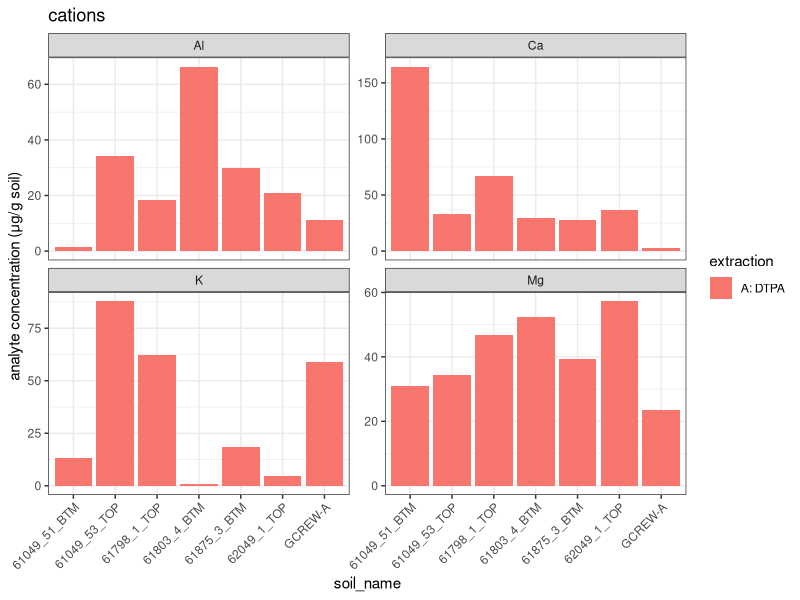
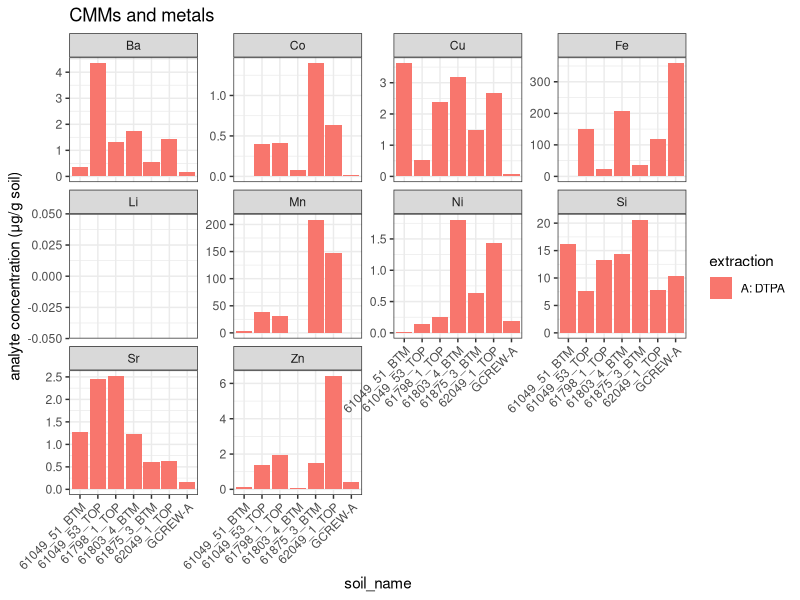
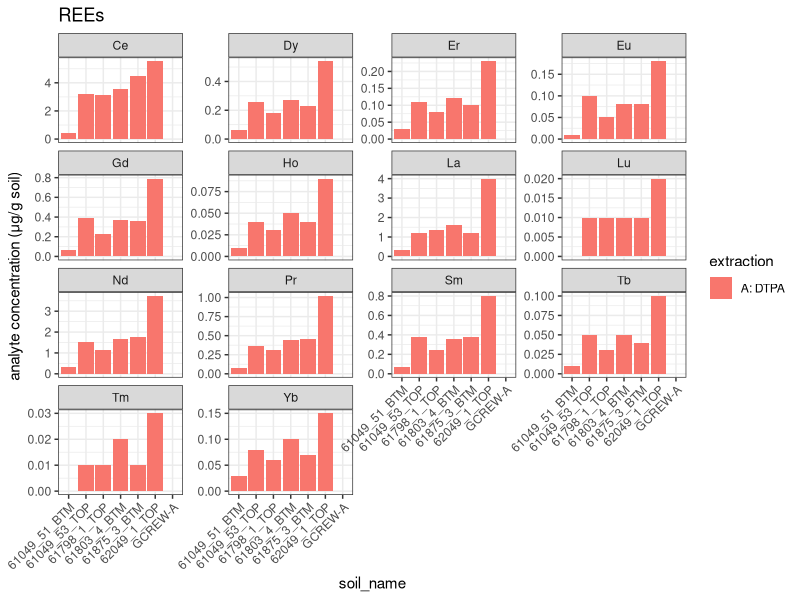
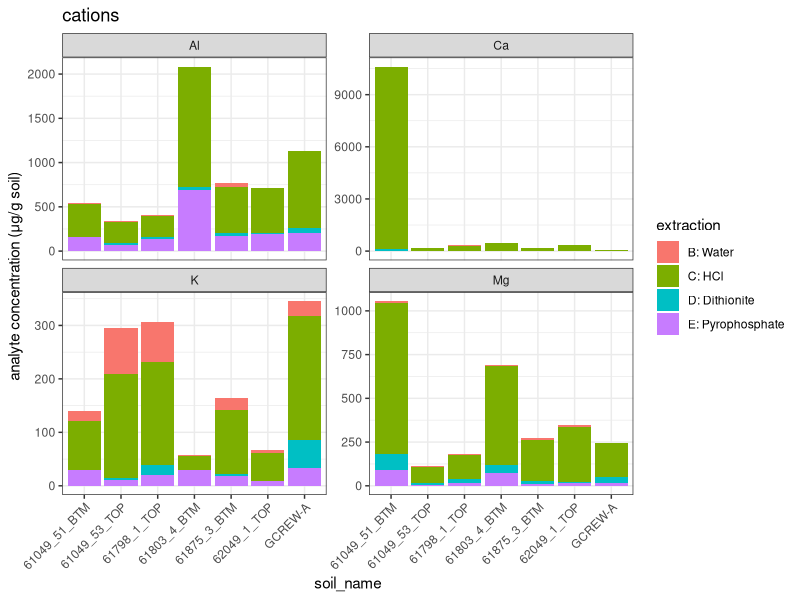
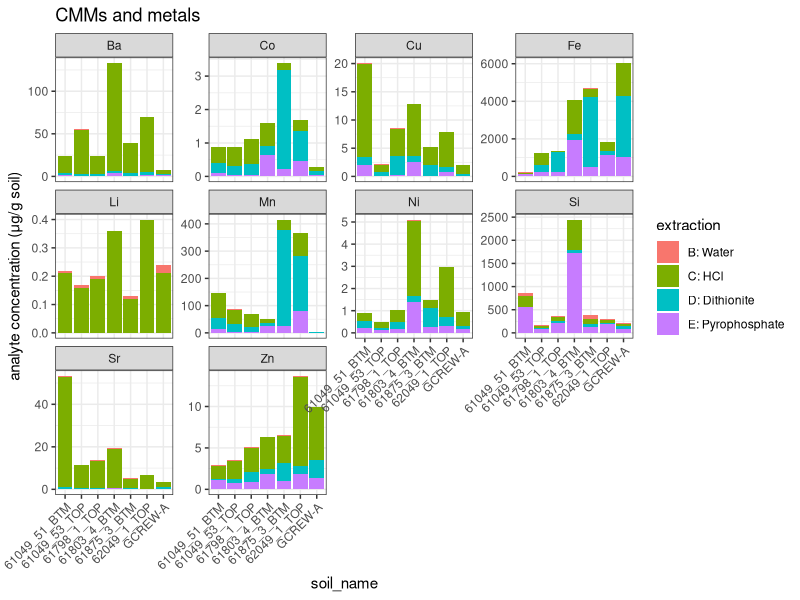
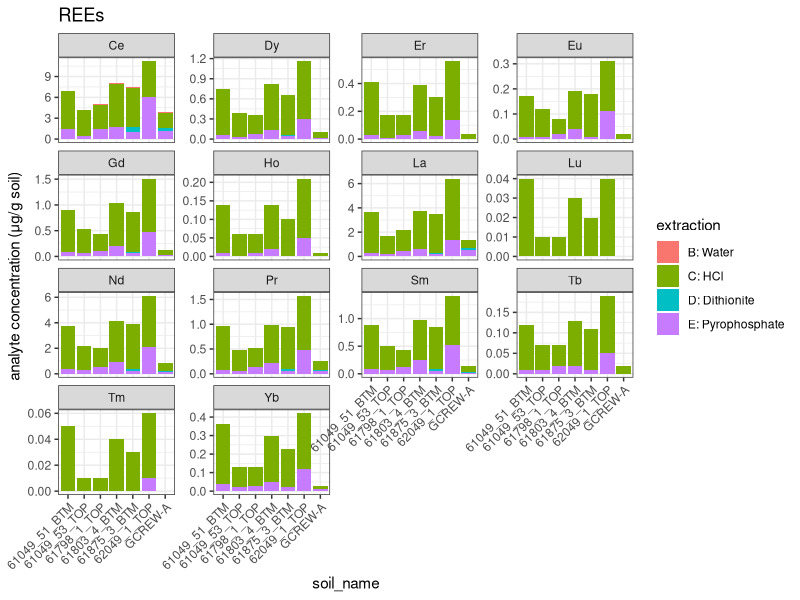
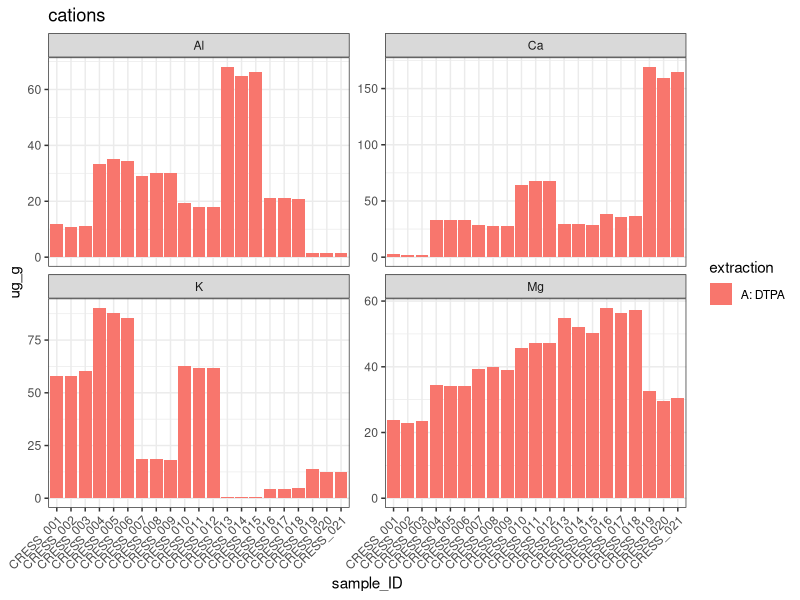
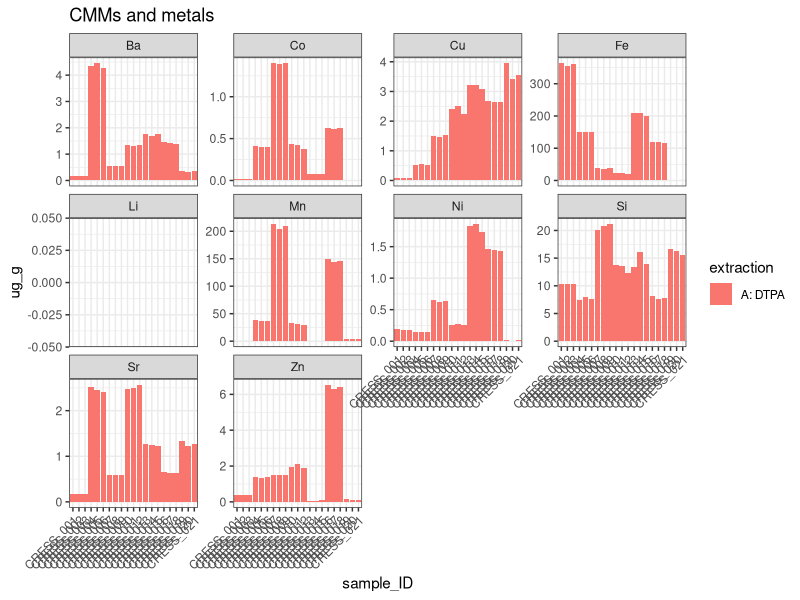

Recreate these plots in R, in order.
## ---- chunk 1
knitr::opts_chunk$set(echo = FALSE,
                      message = FALSE,
                      warning = FALSE)
## ---- chunk 2

library(tidyverse)
theme_set(theme_bw())
options(scipen = 9999)

## ---- chunk 3

icp_processed = read.csv("1-data/data_processed/ICP_processed.csv")

icp_summary = 
  icp_processed %>% 
  group_by(soil_name, extraction, group, analyte) %>% 
  dplyr::summarise(ugg = mean(ug_g),
                   ugg_se = sd(ug_g)/sqrt(n()),
                   mgg = ugg/1000) %>% 
  mutate(across(where(is.numeric), round, 2))

## ---- chunk 4

icp_summary %>% 
  filter(extraction == "A: DTPA" & 
           group == "cations") %>% 
  ggplot(aes(x = soil_name, y = ugg, fill = extraction))+
  geom_bar(stat = "identity")+
  labs(title = "cations",
       y = "analyte concentration (μg/g soil)")+
  facet_wrap(~analyte, scales = "free_y")+
  theme(axis.text.x = element_text(angle = 45, hjust = 1))

icp_summary %>% 
  filter(extraction == "A: DTPA" & 
           group == "CMMs and metals") %>% 
  ggplot(aes(x = soil_name, y = ugg, fill = extraction))+
  geom_bar(stat = "identity")+
  labs(title = "CMMs and metals",
              y = "analyte concentration (μg/g soil)")+
  facet_wrap(~analyte, scales = "free_y")+
  theme(axis.text.x = element_text(angle = 45, hjust = 1))

icp_summary %>% 
  filter(extraction == "A: DTPA" & 
           group == "REEs") %>% 
  ggplot(aes(x = soil_name, y = ugg, fill = extraction))+
  geom_bar(stat = "identity")+
  labs(title = "REEs",
              y = "analyte concentration (μg/g soil)")+
  facet_wrap(~analyte, scales = "free_y")+
  theme(axis.text.x = element_text(angle = 45, hjust = 1))


## ---- chunk 5
icp_summary %>% 
  filter(extraction != "A: DTPA" & 
           group == "cations") %>% 
  ggplot(aes(x = soil_name, y = ugg, fill = extraction))+
  geom_bar(stat = "identity")+
  labs(title = "cations",
              y = "analyte concentration (μg/g soil)")+
  facet_wrap(~analyte, scales = "free_y")+
  theme(axis.text.x = element_text(angle = 45, hjust = 1))

icp_summary %>% 
  filter(extraction != "A: DTPA" & 
           group == "CMMs and metals") %>% 
  ggplot(aes(x = soil_name, y = ugg, fill = extraction))+
  geom_bar(stat = "identity")+
  labs(title = "CMMs and metals",
       y = "analyte concentration (μg/g soil)")+
  facet_wrap(~analyte, scales = "free_y")+
  theme(axis.text.x = element_text(angle = 45, hjust = 1))

icp_summary %>% 
  filter(extraction != "A: DTPA" & 
           group == "REEs") %>% 
  ggplot(aes(x = soil_name, y = ugg, fill = extraction))+
  geom_bar(stat = "identity")+
  labs(title = "REEs",
       y = "analyte concentration (μg/g soil)")+
  facet_wrap(~analyte, scales = "free_y")+
  theme(axis.text.x = element_text(angle = 45, hjust = 1))

## ---- chunk 6

icp_processed %>% 
  filter(extraction == "A: DTPA" & 
           group == "cations") %>% 
  ggplot(aes(x = sample_ID, y = ug_g, fill = extraction))+
  geom_bar(stat = "identity")+
  labs(title = "cations")+
  facet_wrap(~analyte, scales = "free_y")+
  theme(axis.text.x = element_text(angle = 45, hjust = 1))

icp_processed %>% 
  filter(extraction == "A: DTPA" & 
           group == "CMMs and metals") %>% 
  ggplot(aes(x = sample_ID, y = ug_g, fill = extraction))+
  geom_bar(stat = "identity")+
  labs(title = "CMMs and metals")+
  facet_wrap(~analyte, scales = "free_y")+
  theme(axis.text.x = element_text(angle = 45, hjust = 1))

icp_processed %>% 
  filter(extraction == "A: DTPA" & 
           group == "REEs") %>% 
  ggplot(aes(x = sample_ID, y = ug_g, fill = extraction))+
  geom_bar(stat = "identity")+
  labs(title = "REEs")+
  facet_wrap(~analyte, scales = "free_y")+
  theme(axis.text.x = element_text(angle = 45, hjust = 1))


## ---- chunk 7
icp_processed %>% 
  filter(extraction != "A: DTPA" & 
           group == "cations") %>% 
  ggplot(aes(x = sample_ID, y = ug_g, fill = extraction))+
  geom_bar(stat = "identity")+
  labs(title = "cations")+
  facet_wrap(~analyte, scales = "free_y")+
  theme(axis.text.x = element_text(angle = 45, hjust = 1))

icp_processed %>% 
  filter(extraction != "A: DTPA" & 
           group == "CMMs and metals") %>% 
  ggplot(aes(x = sample_ID, y = ug_g, fill = extraction))+
  geom_bar(stat = "identity")+
  labs(title = "CMMs and metals")+
  facet_wrap(~analyte, scales = "free_y")+
  theme(axis.text.x = element_text(angle = 45, hjust = 1))

icp_processed %>% 
  filter(extraction != "A: DTPA" & 
           group == "REEs") %>% 
  ggplot(aes(x = sample_ID, y = ug_g, fill = extraction))+
  geom_bar(stat = "identity")+
  labs(title = "REEs")+
  facet_wrap(~analyte, scales = "free_y")+
  theme(axis.text.x = element_text(angle = 45, hjust = 1))

## ---- chunk 8

icp_processed = read.csv("1-data/data_processed/ICP_processed.csv")

icp_summary = 
  icp_processed %>% 
  group_by(soil_name, extraction, group, analyte) %>% 
  dplyr::summarise(ppb = mean(ppb_blank_corr),
                   ppb_se = sd(ppb_blank_corr)/sqrt(n()),
                   ppm = ppb/1000) %>% 
  mutate(across(where(is.numeric), round, 2))

## ---- chunk 9

icp_summary %>% 
  filter(extraction == "A: DTPA" & 
           group == "cations") %>% 
  ggplot(aes(x = soil_name, y = ppb/1000, fill = extraction))+
  geom_bar(stat = "identity")+
  labs(title = "cations")+
  facet_wrap(~analyte, scales = "free_y")+
  theme(axis.text.x = element_text(angle = 45, hjust = 1))

icp_summary %>% 
  filter(extraction == "A: DTPA" & 
           group == "CMMs and metals") %>% 
  ggplot(aes(x = soil_name, y = ppb/1000, fill = extraction))+
  geom_bar(stat = "identity")+
  labs(title = "CMMs and metals")+
  facet_wrap(~analyte, scales = "free_y")+
  theme(axis.text.x = element_text(angle = 45, hjust = 1))

icp_summary %>% 
  filter(extraction == "A: DTPA" & 
           group == "REEs") %>% 
  ggplot(aes(x = soil_name, y = ppb, fill = extraction))+
  geom_bar(stat = "identity")+
  labs(title = "REEs")+
  facet_wrap(~analyte, scales = "free_y")+
  theme(axis.text.x = element_text(angle = 45, hjust = 1))


## ---- chunk 10
icp_summary %>% 
  filter(extraction != "A: DTPA" & 
           group == "cations") %>% 
  ggplot(aes(x = soil_name, y = ppb/1000, fill = extraction))+
  geom_bar(stat = "identity")+
  labs(title = "cations")+
  facet_wrap(~analyte, scales = "free_y")+
  theme(axis.text.x = element_text(angle = 45, hjust = 1))

icp_summary %>% 
  filter(extraction != "A: DTPA" & 
           group == "CMMs and metals") %>% 
  ggplot(aes(x = soil_name, y = ppb/1000, fill = extraction))+
  geom_bar(stat = "identity")+
  labs(title = "CMMs and metals")+
  facet_wrap(~analyte, scales = "free_y")+
  theme(axis.text.x = element_text(angle = 45, hjust = 1))

icp_summary %>% 
  filter(extraction != "A: DTPA" & 
           group == "REEs") %>% 
  ggplot(aes(x = soil_name, y = ppb, fill = extraction))+
  geom_bar(stat = "identity")+
  labs(title = "REEs")+
  facet_wrap(~analyte, scales = "free_y")+
  theme(axis.text.x = element_text(angle = 45, hjust = 1))

## ---- chunk 11

icp_processed %>% 
  filter(extraction == "A: DTPA" & 
           group == "cations") %>% 
  ggplot(aes(x = sample_ID, y = ppb_blank_corr/1000, fill = extraction))+
  geom_bar(stat = "identity")+
  labs(title = "cations")+
  facet_wrap(~analyte, scales = "free_y")+
  theme(axis.text.x = element_text(angle = 45, hjust = 1))

icp_processed %>% 
  filter(extraction == "A: DTPA" & 
           group == "CMMs and metals") %>% 
  ggplot(aes(x = sample_ID, y = ppb_blank_corr/1000, fill = extraction))+
  geom_bar(stat = "identity")+
  labs(title = "CMMs and metals")+
  facet_wrap(~analyte, scales = "free_y")+
  theme(axis.text.x = element_text(angle = 45, hjust = 1))

icp_processed %>% 
  filter(extraction == "A: DTPA" & 
           group == "REEs") %>% 
  ggplot(aes(x = sample_ID, y = ppb_blank_corr, fill = extraction))+
  geom_bar(stat = "identity")+
  labs(title = "REEs")+
  facet_wrap(~analyte, scales = "free_y")+
  theme(axis.text.x = element_text(angle = 45, hjust = 1))


## ---- chunk 12
icp_processed %>% 
  filter(extraction != "A: DTPA" & 
           group == "cations") %>% 
  ggplot(aes(x = sample_ID, y = ppb_blank_corr/1000, fill = extraction))+
  geom_bar(stat = "identity")+
  labs(title = "cations")+
  facet_wrap(~analyte, scales = "free_y")+
  theme(axis.text.x = element_text(angle = 45, hjust = 1))

icp_processed %>% 
  filter(extraction != "A: DTPA" & 
           group == "CMMs and metals") %>% 
  ggplot(aes(x = sample_ID, y = ppb_blank_corr/1000, fill = extraction))+
  geom_bar(stat = "identity")+
  labs(title = "CMMs and metals")+
  facet_wrap(~analyte, scales = "free_y")+
  theme(axis.text.x = element_text(angle = 45, hjust = 1))

icp_processed %>% 
  filter(extraction != "A: DTPA" & 
           group == "REEs") %>% 
  ggplot(aes(x = sample_ID, y = ppb_blank_corr, fill = extraction))+
  geom_bar(stat = "identity")+
  labs(title = "REEs")+
  facet_wrap(~analyte, scales = "free_y")+
  theme(axis.text.x = element_text(angle = 45, hjust = 1))

## ---- chunk 13
sessionInfo()
